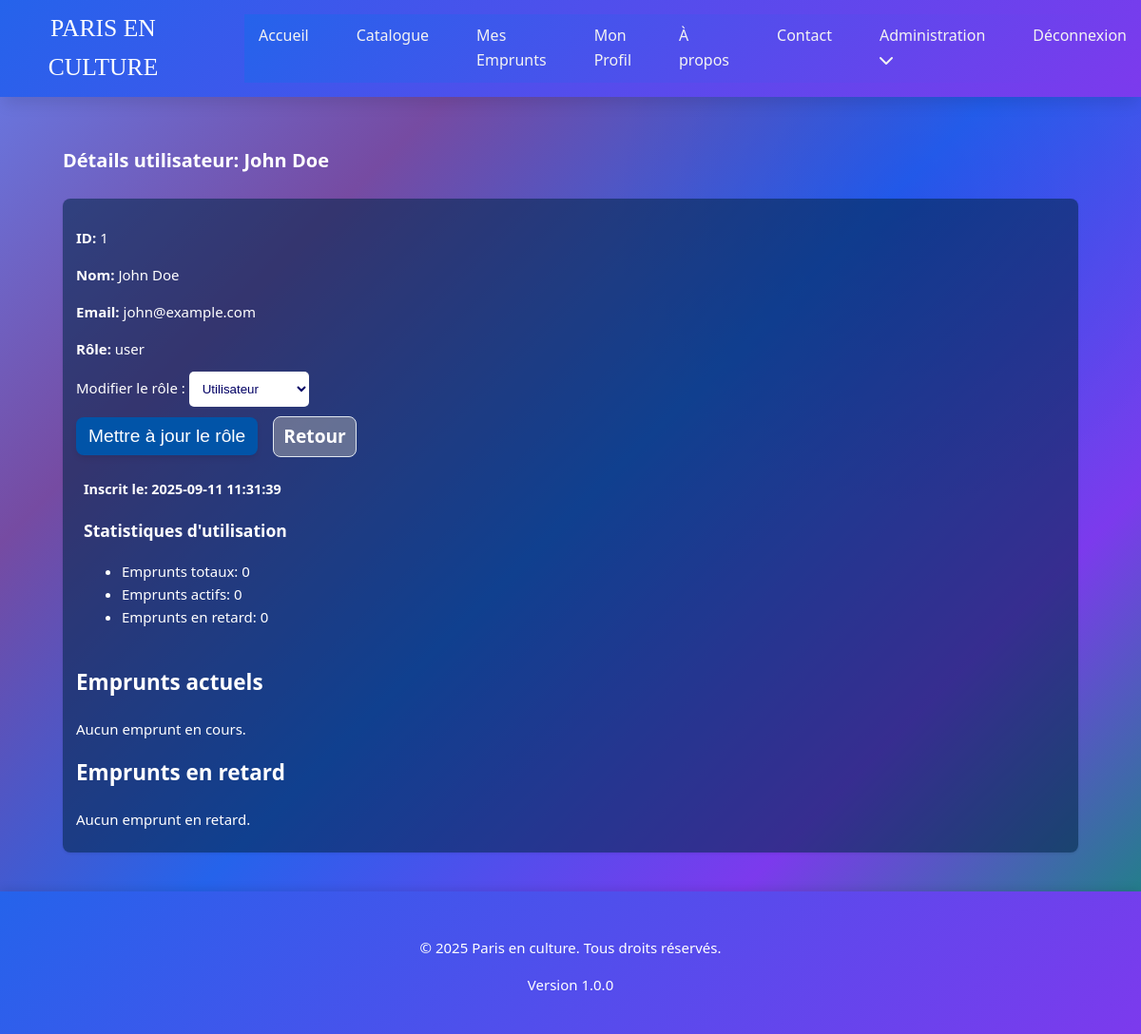
/public/admin/user_detail/1 (signed in), run on the app's committed database.
### tables this page shows
CREATE TABLE IF NOT EXISTS `users` (
  `id` int NOT NULL AUTO_INCREMENT,
  `name` varchar(100) NOT NULL,
  `last_name` varchar(100) NOT NULL,
  `email` varchar(150) NOT NULL,
  `password` varchar(255) NOT NULL,
  `role` enum('user','admin') NOT NULL DEFAULT 'user',
  `created_at` timestamp NULL DEFAULT CURRENT_TIMESTAMP,
  `updated_at` timestamp NULL DEFAULT CURRENT_TIMESTAMP ON UPDATE CURRENT_TIMESTAMP,
  PRIMARY KEY (`id`),
  UNIQUE KEY `email` (`email`),
  KEY `idx_users_email` (`email`)
);

### core/view.php (called while the page is built, shortened)
<?php
function load_view($view, $data = [])
{
    $view_file = VIEW_PATH . '/' . $view . '.php';
    require $view_file;
}
function load_view_with_layout($view, $data = [], $layout = 'layout')
{
    load_view($view, $data);
}

### controllers/admin_controller.php (called while the page is built, shortened)
<?php
function admin_user_detail($id)
{
    $user = get_user_by_id($id);
    $all_loans = get_user_loans($id) ?: [];
    $user['total_loans'] = count($all_loans);
    $user['active_loans'] = count_active_loans($id) ?? 0;
    $user['overdue_loans'] = get_user_overdue_loans($id) ?: [];
    load_view_with_layout('admin/user_detail', [
        'user' => $user,
        'loans' => $all_loans
    ]);
}

### core/router.php (called while the page is built, shortened)
<?php
function parse_request_url()
{
    $url = $_GET['url'] ?? '';
    $url = rtrim($url, '/');
    $url = filter_var($url, FILTER_SANITIZE_URL);
    $url_parts = explode('/', $url);
    $controller = $url_parts[0] ?? 'home';
    $action = $url_parts[1] ?? 'index';
    $params = array_slice($url_parts, 2);
    return [
        'controller' => $controller,
        'action' => $action,
        'params' => $params
    ];
}
function dispatch()
{
    $route = parse_request_url();
    $controller_name = $route['controller'];
    $action_name = $route['action'];
    $params = $route['params'];
    $action_function = $controller_name . '_' . $action_name;
    call_user_func_array($action_function, $params);
}

### public/index.php (called while the page is built, shortened)
<?php
require_once '../config/database.php';
require_once CORE_PATH . '/database.php';
require_once CORE_PATH . '/router.php';
require_once CORE_PATH . '/view.php';
require_once INCLUDE_PATH . '/helpers.php';
require_once MODEL_PATH . '/loan_model.php';
require_once MODEL_PATH . '/user_model.php';
dispatch();

### core/database.php (called while the page is built, shortened)
<?php
function db_connect() {
    static $pdo = null;
    if ($pdo === null) {
        try {
            $dsn = "mysql:host=" . DB_HOST . ";dbname=" . DB_NAME . ";charset=" . DB_CHARSET;
            $options = [
                PDO::ATTR_ERRMODE => PDO::ERRMODE_EXCEPTION,
                PDO::ATTR_DEFAULT_FETCH_MODE => PDO::FETCH_ASSOC,
                PDO::ATTR_EMULATE_PREPARES => false,
            ];
            $pdo = new PDO($dsn, DB_USER, DB_PASS, $options);
        } catch (PDOException $e) {
            die("Erreur de connexion à la base de données : " . $e->getMessage());
        }
    }
    return $pdo;
}
function db_select($query, $params = []) {
    $pdo = db_connect();
    $stmt = $pdo->prepare($query);
    $stmt->execute($params);
    return $stmt->fetchAll();
}
function db_select_one($query, $params = []) {
    $pdo = db_connect();
    $stmt = $pdo->prepare($query);
    $stmt->execute($params);
    return $stmt->fetch();
}

### models/user_model.php (called while the page is built, shortened)
<?php
function get_user_by_id($id)
{
    $query = "SELECT id, name, last_name, email, password, role, created_at, updated_at FROM users WHERE id = ? LIMIT 1";
    return db_select_one($query, [$id]);
}

### models/loan_model.php (called while the page is built, shortened)
<?php
function get_user_overdue_loans($user_id) {
    $query = "
        SELECT *
        FROM loans
        WHERE user_id = ?
          AND returned_at IS NULL
          AND return_date < CURDATE()
    ";
    return db_select($query, [$user_id]);
}
function get_user_loans($user_id) {
    $query = "
        SELECT l.id, l.user_id, u.name AS user_name, l.media_id, l.media_type,
               CASE l.media_type
                   WHEN 'book' THEN b.title
                   WHEN 'movie' THEN m.title
                   WHEN 'video_game' THEN v.title
               END AS media_title,
               l.loan_date, l.return_date, l.returned_at
        FROM loans l
        JOIN users u ON l.user_id = u.id
        LEFT JOIN books b ON l.media_id = b.id AND l.media_type = 'book'
        LEFT JOIN movies m ON l.media_id = m.id AND l.media_type = 'movie'
        LEFT JOIN video_games v ON l.media_id = v.id AND l.media_type = 'video_game'
        WHERE l.user_id = ?
        ORDER BY l.loan_date DESC
    ";
    return db_select($query, [$user_id]);
}
function count_active_loans($user_id) {
    $query = "SELECT COUNT(*) as total FROM loans WHERE user_id = ? AND returned_at IS NULL";
    $result = db_select_one($query, [$user_id]);
    return $result['total'] ?? 0;
}
?>

### views/admin/user_detail.php (the view, shortened to what this page needs)
<div class="admin-container">
    <div class="admin-header">
        <h1>Détails utilisateur: <?= e($user['name'] . ' ' . $user['last_name']); ?></h1>
    </div>
    <?php if ($user): ?>
        <div class="form-card">
            <p><strong>ID:</strong> <?= $user['id']; ?></p>
            <p><strong>Nom:</strong> <?= e($user['name'] . ' ' . $user['last_name']); ?></p>
            <p><strong>Email:</strong> <?= e($user['email']); ?></p>
            <p><strong>Rôle:</strong> <?= e($user['role']); ?></p>
            <?php if (isset($_SESSION['user']) && $_SESSION['user']['role'] === 'admin'): ?>
                <form method="post" action="<?= url('admin/user_update_role/' . $user['id']); ?>" class="form-actions">
                    <label for="role_select">Modifier le rôle :</label>
                    <select id="role_select" name="role">
                        <option value="user" <?php echo ($user['role'] === 'user') ? 'selected' : ''; ?>>Utilisateur</option>
                    </select>
                    <div class="form-actions-row">
                        <button type="submit" class="btn btn-primary">Mettre à jour le rôle</button>
                        <a href="<?= url('admin/users'); ?>" class="btn btn-ghost">Retour</a>
                    </div>
                </form>
                <div class="detail">
            <?php endif; ?>
            <p><strong>Inscrit le:</strong> <?= $user['created_at']; ?></p>
            <h3>Statistiques d'utilisation</h3>
            <ul>
                <li>Emprunts totaux: <?= $user['total_loans']; ?></li>
                <li>Emprunts actifs: <?= $user['active_loans']; ?></li>
                <li>Emprunts en retard: <?= count($user['overdue_loans']); ?></li>
            </ul>
        </div>
        <h2>Emprunts actuels</h2>
        <?php if (!empty($user['loans'])): ?>
            <table class="admin-table">
                <thead>
                    <tr>
                        <th>Média</th>
                        <th>Date emprunt</th>
                        <th>Retour prévu</th>
                        <th>Statut</th>
                        <th>Actions</th>
                    </tr>
                </thead>
                <tbody>
                    <?php foreach (array_filter($user['loans'], fn($l) => !$l['returned_at']) as $loan): ?>
                        <tr>
                            <td><?= e($loan['media_title']); ?></td>
                            <td><?= $loan['loan_date']; ?></td>
                            <td><?= $loan['return_date']; ?></td>
                            <td><?= (strtotime($loan['return_date']) < time()) ? 'En retard' : 'OK'; ?></td>
                            <td>
                                <div class="action-group">
                                    <form method="post" action="<?= url('admin/loan_return/' . $loan['id']); ?>" onsubmit="return confirm('Forcer le retour ?')" class="inline-form">
                                        <input type="hidden" name="csrf_token" value="<?= csrf_token(); ?>">
                                        <button type="submit" class="icon-btn danger" title="Retour forcé">↺</button>
                                    </form>
                                </div>
                            </td>
                        </tr>
                    <?php endforeach; ?>
                </tbody>
            </table>
        <?php else: ?>
            <p>Aucun emprunt en cours.</p>
        <?php endif; ?>
        <h2>Emprunts en retard</h2>
        <?php if (!empty($user['overdue_loans'])): ?>
            <table class="admin-table">
                <thead>
                    <tr>
                        <th>Média</th>
                        <th>Date emprunt</th>
                        <th>Retour prévu</th>
                    </tr>
                </thead>
                <tbody>
                    <?php foreach ($user['overdue_loans'] as $loan): ?>
                        <tr>
                            <td><?= e($loan['media_title']); ?></td>
                            <td><?= $loan['loan_date']; ?></td>
                            <td><?= $loan['return_date']; ?></td>
                        </tr>
                    <?php endforeach; ?>
                </tbody>
            </table>
        <?php else: ?>
            <p>Aucun emprunt en retard.</p>
        <?php endif; ?>
    <?php else: ?>
        <div class="form-card">
            <p>Utilisateur introuvable.</p>
        </div>
    <?php endif; ?>
</div>
</div>

### includes/helpers.php (shortened to what this page needs)
<?php
function escape($string)
{
    return htmlspecialchars((string)$string, ENT_QUOTES, 'UTF-8');
}
function e($string)
{
    echo escape($string);
}
function url($path = '')
{
    $base_url = rtrim(BASE_URL, '/');
    $path = ltrim($path, '/');
    return $base_url . '/' . $path;
}

### public/assets/css/style.css (style rules this page uses)
:root { --primary-color: #2563eb; --primary-hover: #1d4ed8; --secondary-color: #64748b; --success-color: #059669; --error-color: #dc2626; --warning-color: #d97706; --info-color: #0284c7; --background-color: #f1f5f9; --surface-color: #ffffff; --text-color: #0f172a; --text-muted: #64748b; --border-color: #e2e8f0; --accent-color: #7c3aed; --accent-hover: #6d28d9; --gradient-start: #667eea; --gradient-end: #764ba2; --white: #ffffff; --shadow: 0 1px 3px 0 rgba(0, 0, 0, 0.1); --shadow-md: 0 4px 6px -1px rgba(0, 0, 0, 0.1); --shadow-lg: 0 10px 15px -3px rgba(0, 0, 0, 0.1); --shadow-xl: 0 20px 25px -5px rgba(0, 0, 0, 0.1); }
body { font-family: 'Segoe UI', Tahoma, Geneva, Verdana, sans-serif; line-height: 1.6; background: radial-gradient(circle at 80% 20%, rgba(124, 58, 237, 0.15) 0%, rgba(124, 58, 237, 0) 25%), linear-gradient(135deg, #667eea 0%, #764ba2 25%, #2563eb 50%, #7c3aed 75%, #059669 100%); background-blend-mode: multiply; background-attachment: fixed; min-height: 100vh; display: flex; flex-direction: column; font-size: 14px; margin: 0; padding: 0; color: var(--text-color); }
.btn { display: inline-flex; align-items: center; gap: 0.5rem; padding: 5px 10px; border: none; border-radius: 0.5rem; text-decoration: none; cursor: pointer; transition: all 0.3s ease; font-size: 1rem; }
.btn-primary { background: linear-gradient(135deg, var(--primary-color), var(--accent-color)); color: var(--white); box-shadow: var(--shadow-md); }
.detail { color: rgb(255, 255, 255); padding: 0.5rem; text-align: left; }
.detail p { font-size: 0.8rem; font-weight: 600; color: rgb(255, 255, 255); margin-bottom: 0.8rem; line-height: 1.6; }
@media screen and (min-width: 576px) { body { font-size: 15px; } }
@media screen and (min-width: 576px) { .btn { padding: 7px 14px; font-size: 1.1rem; } }
@media screen and (min-width: 576px) { .detail p { font-size: 0.9rem; } }
@media screen and (min-width: 992px) { .btn { padding: 8px 16px; font-size: 1.2rem; } }

### public/assets/css/admin.css (style rules this page uses)
.admin-container { box-sizing: border-box; padding: 1rem; margin: 1.25rem auto; max-width: 1100px; }
.admin-header { display: flex; align-items: center; justify-content: space-between; gap: 12px; margin-bottom: 0.75rem; }
.admin-header h1 { margin: 0; font-size: 1.25rem; color:white; }
.form-card { color: #ffffff; background: var(--white); padding: 5px 10px; border-radius: 8px; box-shadow: var(--shadow); }
.form-card p { color: #ffffff; }
.detail { font-weight: 500; color: #ffffff; }
.form-actions { margin-top: 12px; }
.form-actions-row { margin-top: 10px; display: flex; gap: 8px; align-items: center; }
.admin-container h2 { margin-top: 1rem; }
.admin-container h1 { margin-bottom: 0.75rem; }
.admin-container p { margin-bottom: 0.6rem; color: var(--text-color); }
.admin-container .btn { margin-right: 8px; }
.btn { display: inline-flex; align-items: center; gap: 8px; padding: 8px 12px; border-radius: 8px; border: 1px solid transparent; cursor: pointer; font-weight: 600; text-decoration: none; }
.btn-primary { font-weight: 200; background: #0154a8; color: var(--white); }
.btn-ghost { padding: 5px 10px; color: #ffffff; background: rgba(177, 177, 177, 0.457); border: 1px solid var(--border-color); }
.form-card { background:#01244761; padding:14px; border-radius:8px; box-shadow:var(--shadow); color: #ffffff; }
.form-card select { color: #020064; background-color: #ffffff; border-radius: 5px; padding: 10px; border: #012447; }
.form-card { background:#0124476b; padding:14px; border-radius:8px; box-shadow:var(--shadow); }
.form-card { background:#0124478e; padding:14px; border-radius:8px; box-shadow:var(--shadow); }

### data on the page
users: id "1", email "john@example.com user", role "Utilisateur", created_at "2025-09-11 11:31:39"

### other printed values
APP_NAME "PARIS EN CULTURE"
$string "John Doe John Doe"
$user['total_loans'] "0"
$user['active_loans'] "0"
count($user['overdue_loans']) "0"
APP_NAME "Paris en culture"
